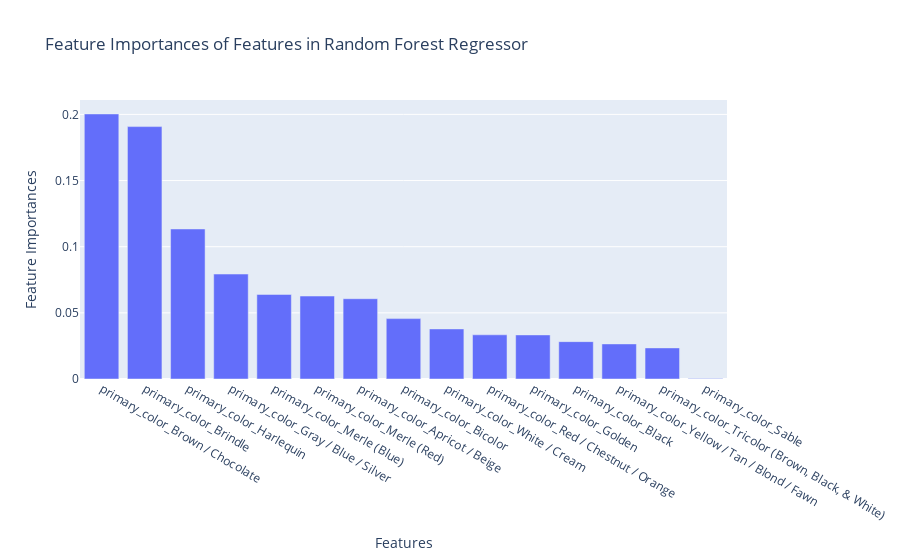

Notebook cell for this chart:
### Code cell
# plot feature importances
px.bar(x=x_feat_list_colors, y=feature_importances, title='Feature Importances of Features in Random Forest Regressor', labels={'x': 'Features', 'y':'Feature Importances'}).update_xaxes(categoryorder='total descending')

### Figure 1 — Plotly figure (JSON) as saved in the notebook; plotly's stock layout.template omitted (floating-point values rounded to 4 significant figures)
{"data": [{"alignmentgroup": "True", "hovertemplate": "Features=%{x}<br>Feature Importances=%{y}<extra></extra>", "legendgroup": "", "marker": {"color": "#636efa", "pattern": {"shape": ""}}, "name": "", "offsetgroup": "", "orientation": "v", "showlegend": false, "textposition": "auto", "type": "bar", "x": ["primary_color_Apricot / Beige", "primary_color_Bicolor", "primary_color_Black", "primary_color_Brindle", "primary_color_Brown / Chocolate", "primary_color_Golden", "primary_color_Gray / Blue / Silver", "primary_color_Harlequin", "primary_color_Merle (Blue)", "primary_color_Merle (Red)", "primary_color_Red / Chestnut / Orange", "primary_color_Sable", "primary_color_Tricolor (Brown, Black, & White)", "primary_color_White / Cream", "primary_color_Yellow / Tan / Blond / Fawn"], "xaxis": "x", "y": [0.06068, 0.04564, 0.02824, 0.1908, 0.2003, 0.03332, 0.07932, 0.1134, 0.06391, 0.06271, 0.0334, 0.0003797, 0.0235, 0.03785, 0.02652], "yaxis": "y"}], "layout": {"barmode": "relative", "legend": {"tracegroupgap": 0}, "title": {"text": "Feature Importances of Features in Random Forest Regressor"}, "xaxis": {"anchor": "y", "categoryorder": "total descending", "domain": [0, 1], "title": {"text": "Features"}}, "yaxis": {"anchor": "x", "domain": [0, 1], "title": {"text": "Feature Importances"}}}}
